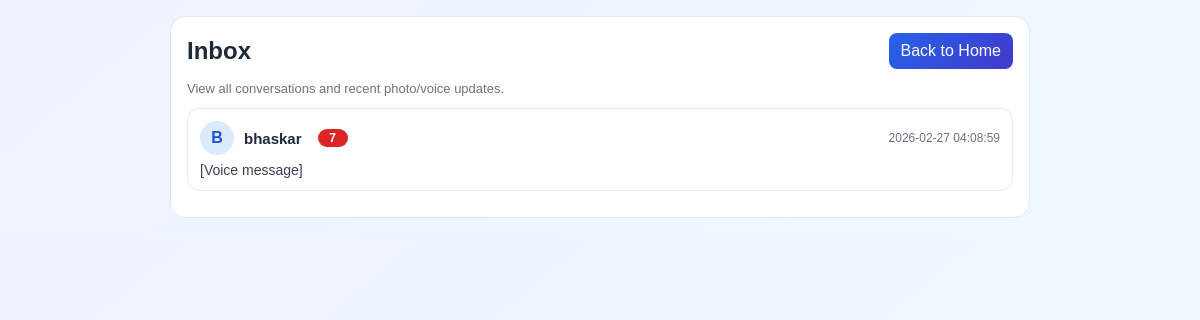
/inbox (signed in), run on the app's committed database.
### tables this page shows
CREATE TABLE users (
            id INTEGER PRIMARY KEY AUTOINCREMENT,
            username TEXT UNIQUE NOT NULL,
            password TEXT NOT NULL,
            role TEXT DEFAULT 'user'
        , full_name TEXT, student_id TEXT, department TEXT, email TEXT, phone TEXT);

CREATE TABLE messages (
            id INTEGER PRIMARY KEY AUTOINCREMENT,
            sender_id INTEGER NOT NULL,
            receiver_id INTEGER NOT NULL,
            item_id INTEGER,
            message_text TEXT NOT NULL,
            created_at TEXT DEFAULT CURRENT_TIMESTAMP,
            is_read INTEGER DEFAULT 0, message_type TEXT DEFAULT 'text', media_filename TEXT,
            FOREIGN KEY(sender_id) REFERENCES users(id),
            FOREIGN KEY(receiver_id) REFERENCES users(id),
            FOREIGN KEY(item_id) REFERENCES items(id)
        );

### app.py (the view)
@app.route('/inbox')
def inbox():
    if not is_user_logged_in():
        return redirect('/login')
    current_user_id = session.get('user_id')
    conn = sqlite3.connect('database.db')
    cursor = conn.cursor()
    cursor.execute(
        '''
        SELECT
            partner_id,
            MAX(id) AS last_message_id,
            SUM(CASE WHEN receiver_id = ? AND is_read = 0 THEN 1 ELSE 0 END) AS unread_count
        FROM (
            SELECT
                id,
                sender_id,
                receiver_id,
                is_read,
                CASE
                    WHEN sender_id = ? THEN receiver_id
                    ELSE sender_id
                END AS partner_id
            FROM messages
            WHERE sender_id = ? OR receiver_id = ?
        )
        GROUP BY partner_id
        ORDER BY last_message_id DESC
        ''',
        (current_user_id, current_user_id, current_user_id, current_user_id)
    )
    conversation_rows = cursor.fetchall()
    conversations = []
    for row in conversation_rows:
        partner_id, last_message_id, unread_count = row
        cursor.execute(
            "SELECT id, username, full_name FROM users WHERE id = ?",
            (partner_id,)
        )
        partner = cursor.fetchone()
        if not partner:
            continue
        cursor.execute(
            "SELECT sender_id, message_text, created_at, message_type, media_filename FROM messages WHERE id = ?",
            (last_message_id,)
        )
        last_message = cursor.fetchone()
        if not last_message:
            continue
        last_message_text = last_message[1] or ''
        if last_message[3] == 'image':
            last_message_text = '[Photo]'
        elif last_message[3] == 'audio':
            last_message_text = '[Voice message]'
        conversations.append({
            'partner_id': partner[0],
            'partner_username': partner[1],
            'partner_name': partner[2] or partner[1],
            'last_sender_id': last_message[0],
            'last_message_text': last_message_text,
            'last_message_time': last_message[2],
            'unread_count': unread_count or 0
        })
    conn.close()
    return render_template('inbox.html', conversations=conversations, current_user_id=current_user_id)

### app.py (called while the page is built)
def is_user_logged_in():
    return session.get('user_id') is not None

def get_unread_message_count(user_id):
    if not user_id:
        return 0
    conn = sqlite3.connect('database.db')
    cursor = conn.cursor()
    cursor.execute(
        "SELECT COUNT(*) FROM messages WHERE receiver_id = ? AND is_read = 0",
        (user_id,)
    )
    unread_count = cursor.fetchone()[0]
    conn.close()
    return unread_count

@app.context_processor
def inject_unread_message_count():
    user_id = session.get('user_id')
    unread_messages_count = get_unread_message_count(user_id) if user_id else 0
    return {'unread_messages_count': unread_messages_count}

### templates/inbox.html (shortened to what this page needs)
<!DOCTYPE html>
<html>
<head>
</head>
<body>
    <div class="container">
        <div class="top">
            <h2>Inbox</h2>
            <a class="btn" href="/">Back to Home</a>
        </div>
        <div class="sub">View all conversations and recent photo/voice updates.</div>
        {% if conversations %}
            {% for c in conversations %}
                <a class="conversation" href="/chat/{{ c.partner_id }}">
                    <div class="row">
                        <div class="left">
                            <div class="avatar">{{ (c.partner_name or 'U')[0]|upper }}</div>
                            <div class="name-wrap">
                                <div class="name-line">
                                    <span class="name">{{ c.partner_name }}</span>
                                    {% if c.unread_count > 0 %}
                                        <span class="badge">{{ c.unread_count }}</span>
                                    {% endif %}
                                </div>
                            </div>
                        </div>
                        <div class="time">{{ c.last_message_time }}</div>
                    </div>
                    <div class="preview">
                        {% if c.last_sender_id == current_user_id %}You: {% endif %}{{ c.last_message_text }}
                    </div>
                </a>
            {% endfor %}
        {% else %}
            <div class="empty">No messages yet. Open a user's profile or a post and send your first message.</div>
        {% endif %}
    </div>
</body>
</html>

### templates/inbox.html (style rules this page uses)
body { font-family: Arial, sans-serif; margin: 0; background: linear-gradient(140deg, #eef2ff, #f0f9ff); color: #1f2937; }
.container { width: min(860px, calc(100% - 24px)); margin: 16px auto; background: rgba(255, 255, 255, 0.95); border: 1px solid #dbeafe; border-radius: 16px; padding: 16px; box-sizing: border-box; backdrop-filter: blur(4px); }
.top { display: flex; justify-content: space-between; align-items: center; margin-bottom: 12px; gap: 10px; }
.top h2 { margin: 0; }
.btn { display: inline-block; text-decoration: none; color: #ffffff; background: linear-gradient(135deg, #2563eb, #4338ca); border-radius: 8px; padding: 9px 12px; }
.sub { color: #6b7280; font-size: 13px; margin-bottom: 12px; }
.conversation { display: block; text-decoration: none; color: inherit; border: 1px solid #dbeafe; border-radius: 12px; background: #ffffff; padding: 12px; margin-bottom: 10px; transition: transform 0.16s ease, box-shadow 0.16s ease, border-color 0.16s ease; }
.row { display: flex; justify-content: space-between; align-items: center; gap: 8px; margin-bottom: 7px; }
.left { display: flex; align-items: center; gap: 10px; min-width: 0; }
.avatar { width: 34px; height: 34px; border-radius: 50%; display: flex; align-items: center; justify-content: center; background: #dbeafe; color: #1d4ed8; font-weight: bold; flex-shrink: 0; }
.name-wrap { min-width: 0; }
.name-line { font-weight: bold; font-size: 15px; display: flex; align-items: center; gap: 8px; min-width: 0; }
.name { white-space: nowrap; overflow: hidden; text-overflow: ellipsis; }
.time { color: #6b7280; font-size: 12px; flex-shrink: 0; }
.preview { color: #374151; font-size: 14px; white-space: nowrap; overflow: hidden; text-overflow: ellipsis; }
.badge { display: inline-block; min-width: 18px; text-align: center; background: #dc2626; color: #ffffff; font-size: 12px; border-radius: 999px; padding: 2px 6px; margin-left: 8px; }

### data on the page
users: full_name "B", partner_name "bhaskar"
messages: last_message_time "2026-02-27 04:08:59"

### other printed values
{{ c.unread_count }} "7"
{{ c.last_message_text }} "[Voice message]"
